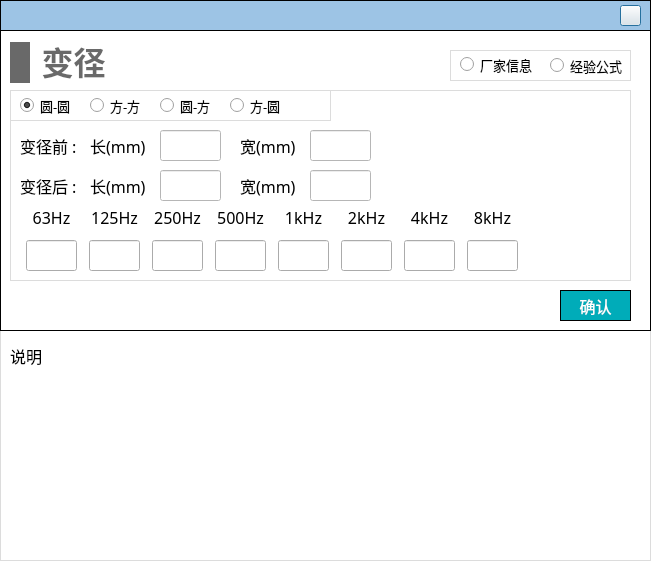
<?xml version="1.0" encoding="UTF-8"?>
<ui version="4.0">
 <class>Dialog_reducer</class>
 <widget class="QDialog" name="Dialog_reducer">
  <property name="geometry">
   <rect>
    <x>0</x>
    <y>0</y>
    <width>651</width>
    <height>561</height>
   </rect>
  </property>
  <property name="font">
   <font>
    <family>黑体</family>
   </font>
  </property>
  <property name="windowTitle">
   <string>Dialog</string>
  </property>
  <property name="styleSheet">
   <string notr="true">#Dialog_reducer
{
background-color:white;
}

QLineEdit 
{
font-family: 'Microsoft YaHei';
font-size: 13px;
}

QComboBox
{
font-family: 'Microsoft YaHei';
font-size: 13px;
}</string>
  </property>
  <widget class="QWidget" name="widget_top" native="true">
   <property name="geometry">
    <rect>
     <x>0</x>
     <y>0</y>
     <width>651</width>
     <height>31</height>
    </rect>
   </property>
   <property name="styleSheet">
    <string notr="true">#widget_top
{
border: 1px solid #000000;
background-color: rgb(157, 196, 229);
	background-color: rgb(157, 196, 229);
}</string>
   </property>
   <widget class="QPushButton" name="close">
    <property name="geometry">
     <rect>
      <x>620</x>
      <y>5</y>
      <width>21</width>
      <height>21</height>
     </rect>
    </property>
    <property name="styleSheet">
     <string notr="true">border-image: url(:/images/image/closeWindow.jpg);</string>
    </property>
    <property name="text">
     <string/>
    </property>
   </widget>
  </widget>
  <widget class="QStackedWidget" name="stackedWidget_descri">
   <property name="geometry">
    <rect>
     <x>0</x>
     <y>330</y>
     <width>651</width>
     <height>231</height>
    </rect>
   </property>
   <property name="minimumSize">
    <size>
     <width>651</width>
     <height>231</height>
    </size>
   </property>
   <property name="styleSheet">
    <string notr="true">background-color: rgb(255, 255, 255);</string>
   </property>
   <property name="currentIndex">
    <number>0</number>
   </property>
   <widget class="QWidget" name="page_circle_descri">
    <widget class="QWidget" name="widget_6" native="true">
     <property name="geometry">
      <rect>
       <x>0</x>
       <y>0</y>
       <width>651</width>
       <height>231</height>
      </rect>
     </property>
     <property name="minimumSize">
      <size>
       <width>651</width>
       <height>231</height>
      </size>
     </property>
     <property name="styleSheet">
      <string notr="true">#widget_6
{
border: 1px solid #DCDCDC;
}</string>
     </property>
     <widget class="QLabel" name="label_6">
      <property name="geometry">
       <rect>
        <x>10</x>
        <y>10</y>
        <width>41</width>
        <height>31</height>
       </rect>
      </property>
      <property name="font">
       <font>
        <family>黑体</family>
        <pointsize>12</pointsize>
       </font>
      </property>
      <property name="text">
       <string>说明</string>
      </property>
     </widget>
     <widget class="QLabel" name="label_11">
      <property name="geometry">
       <rect>
        <x>280</x>
        <y>60</y>
        <width>351</width>
        <height>121</height>
       </rect>
      </property>
      <property name="styleSheet">
       <string notr="true">border-image: url(:/images/image/reducer_formula.jpg);</string>
      </property>
      <property name="text">
       <string/>
      </property>
     </widget>
     <widget class="QLabel" name="label_12">
      <property name="geometry">
       <rect>
        <x>10</x>
        <y>50</y>
        <width>261</width>
        <height>91</height>
       </rect>
      </property>
      <property name="styleSheet">
       <string notr="true">border-image: url(:/images/image/round_reducer.jpg);</string>
      </property>
      <property name="text">
       <string/>
      </property>
     </widget>
    </widget>
   </widget>
   <widget class="QWidget" name="page_rect_descri">
    <widget class="QWidget" name="widget_9" native="true">
     <property name="geometry">
      <rect>
       <x>0</x>
       <y>0</y>
       <width>651</width>
       <height>231</height>
      </rect>
     </property>
     <property name="minimumSize">
      <size>
       <width>651</width>
       <height>231</height>
      </size>
     </property>
     <property name="styleSheet">
      <string notr="true">#widget_9
{
border: 1px solid #DCDCDC;
}</string>
     </property>
     <widget class="QLabel" name="label_8">
      <property name="geometry">
       <rect>
        <x>10</x>
        <y>10</y>
        <width>41</width>
        <height>31</height>
       </rect>
      </property>
      <property name="font">
       <font>
        <pointsize>12</pointsize>
       </font>
      </property>
      <property name="text">
       <string>说明</string>
      </property>
     </widget>
     <widget class="QLabel" name="label_9">
      <property name="geometry">
       <rect>
        <x>10</x>
        <y>50</y>
        <width>261</width>
        <height>91</height>
       </rect>
      </property>
      <property name="styleSheet">
       <string notr="true">border-image: url(:/images/image/round_reducer.jpg);</string>
      </property>
      <property name="text">
       <string/>
      </property>
     </widget>
     <widget class="QLabel" name="label_10">
      <property name="geometry">
       <rect>
        <x>280</x>
        <y>60</y>
        <width>351</width>
        <height>121</height>
       </rect>
      </property>
      <property name="styleSheet">
       <string notr="true">border-image: url(:/images/image/reducer_formula.jpg);</string>
      </property>
      <property name="text">
       <string/>
      </property>
     </widget>
    </widget>
   </widget>
   <widget class="QWidget" name="page_white"/>
  </widget>
  <widget class="QWidget" name="widget_terminal" native="true">
   <property name="geometry">
    <rect>
     <x>0</x>
     <y>30</y>
     <width>651</width>
     <height>301</height>
    </rect>
   </property>
   <property name="styleSheet">
    <string notr="true">#widget_terminal
{
border: 1px solid #000000;
}</string>
   </property>
   <widget class="QWidget" name="widget_2" native="true">
    <property name="geometry">
     <rect>
      <x>10</x>
      <y>60</y>
      <width>621</width>
      <height>191</height>
     </rect>
    </property>
    <property name="styleSheet">
     <string notr="true">#widget_2
{
border: 1px solid #DCDCDC;
}

QLabel
{
font-family: '黑体';
font-size: 16px;
}

QLineEdit
{
font-family: '黑体';
}

QRadioButton
{
font-family: '黑体';
}

QPushButton
{
font-family: '黑体';
}</string>
    </property>
    <widget class="QStackedWidget" name="stackedWidget_input">
     <property name="geometry">
      <rect>
       <x>10</x>
       <y>40</y>
       <width>351</width>
       <height>71</height>
      </rect>
     </property>
     <property name="styleSheet">
      <string notr="true">background-color: rgb(255, 255, 255);</string>
     </property>
     <property name="currentIndex">
      <number>0</number>
     </property>
     <widget class="QWidget" name="page_rect_formula">
      <widget class="QLabel" name="label_13">
       <property name="geometry">
        <rect>
         <x>70</x>
         <y>0</y>
         <width>61</width>
         <height>31</height>
        </rect>
       </property>
       <property name="font">
        <font>
         <family>黑体</family>
         <pointsize>-1</pointsize>
        </font>
       </property>
       <property name="text">
        <string>长(mm)</string>
       </property>
      </widget>
      <widget class="QLineEdit" name="lineEdit_length_before">
       <property name="geometry">
        <rect>
         <x>140</x>
         <y>0</y>
         <width>61</width>
         <height>31</height>
        </rect>
       </property>
      </widget>
      <widget class="QLineEdit" name="lineEdit_width_before">
       <property name="geometry">
        <rect>
         <x>290</x>
         <y>0</y>
         <width>61</width>
         <height>31</height>
        </rect>
       </property>
      </widget>
      <widget class="QLabel" name="label_18">
       <property name="geometry">
        <rect>
         <x>220</x>
         <y>0</y>
         <width>61</width>
         <height>31</height>
        </rect>
       </property>
       <property name="font">
        <font>
         <family>黑体</family>
         <pointsize>-1</pointsize>
        </font>
       </property>
       <property name="text">
        <string>宽(mm)</string>
       </property>
      </widget>
      <widget class="QLabel" name="label">
       <property name="geometry">
        <rect>
         <x>0</x>
         <y>0</y>
         <width>61</width>
         <height>31</height>
        </rect>
       </property>
       <property name="font">
        <font>
         <family>黑体</family>
         <pointsize>-1</pointsize>
        </font>
       </property>
       <property name="text">
        <string>变径前 :</string>
       </property>
      </widget>
      <widget class="QLabel" name="label_2">
       <property name="geometry">
        <rect>
         <x>0</x>
         <y>40</y>
         <width>61</width>
         <height>31</height>
        </rect>
       </property>
       <property name="font">
        <font>
         <family>黑体</family>
         <pointsize>-1</pointsize>
        </font>
       </property>
       <property name="text">
        <string>变径后 :</string>
       </property>
      </widget>
      <widget class="QLabel" name="label_19">
       <property name="geometry">
        <rect>
         <x>220</x>
         <y>40</y>
         <width>61</width>
         <height>31</height>
        </rect>
       </property>
       <property name="font">
        <font>
         <family>黑体</family>
         <pointsize>-1</pointsize>
        </font>
       </property>
       <property name="text">
        <string>宽(mm)</string>
       </property>
      </widget>
      <widget class="QLineEdit" name="lineEdit_length_after">
       <property name="geometry">
        <rect>
         <x>140</x>
         <y>40</y>
         <width>61</width>
         <height>31</height>
        </rect>
       </property>
      </widget>
      <widget class="QLineEdit" name="lineEdit_width_after">
       <property name="geometry">
        <rect>
         <x>290</x>
         <y>40</y>
         <width>61</width>
         <height>31</height>
        </rect>
       </property>
      </widget>
      <widget class="QLabel" name="label_14">
       <property name="geometry">
        <rect>
         <x>70</x>
         <y>40</y>
         <width>61</width>
         <height>31</height>
        </rect>
       </property>
       <property name="font">
        <font>
         <family>黑体</family>
         <pointsize>-1</pointsize>
        </font>
       </property>
       <property name="text">
        <string>长(mm)</string>
       </property>
      </widget>
     </widget>
     <widget class="QWidget" name="page_circle_formula">
      <widget class="QLineEdit" name="lineEdit_diameter_after">
       <property name="geometry">
        <rect>
         <x>160</x>
         <y>40</y>
         <width>61</width>
         <height>31</height>
        </rect>
       </property>
      </widget>
      <widget class="QLineEdit" name="lineEdit_diameter_before">
       <property name="geometry">
        <rect>
         <x>160</x>
         <y>0</y>
         <width>61</width>
         <height>31</height>
        </rect>
       </property>
      </widget>
      <widget class="QLabel" name="label_15">
       <property name="geometry">
        <rect>
         <x>70</x>
         <y>40</y>
         <width>71</width>
         <height>31</height>
        </rect>
       </property>
       <property name="font">
        <font>
         <family>黑体</family>
         <pointsize>-1</pointsize>
        </font>
       </property>
       <property name="text">
        <string>直径(mm)</string>
       </property>
      </widget>
      <widget class="QLabel" name="label_3">
       <property name="geometry">
        <rect>
         <x>0</x>
         <y>0</y>
         <width>61</width>
         <height>31</height>
        </rect>
       </property>
       <property name="font">
        <font>
         <family>黑体</family>
         <pointsize>-1</pointsize>
        </font>
       </property>
       <property name="text">
        <string>变径前 :</string>
       </property>
      </widget>
      <widget class="QLabel" name="label_16">
       <property name="geometry">
        <rect>
         <x>70</x>
         <y>0</y>
         <width>71</width>
         <height>31</height>
        </rect>
       </property>
       <property name="font">
        <font>
         <family>黑体</family>
         <pointsize>-1</pointsize>
        </font>
       </property>
       <property name="text">
        <string>直径(mm)</string>
       </property>
      </widget>
      <widget class="QLabel" name="label_5">
       <property name="geometry">
        <rect>
         <x>0</x>
         <y>40</y>
         <width>61</width>
         <height>31</height>
        </rect>
       </property>
       <property name="font">
        <font>
         <family>黑体</family>
         <pointsize>-1</pointsize>
        </font>
       </property>
       <property name="text">
        <string>变径后 :</string>
       </property>
      </widget>
     </widget>
     <widget class="QWidget" name="page_known">
      <widget class="QLabel" name="label_17">
       <property name="geometry">
        <rect>
         <x>0</x>
         <y>0</y>
         <width>31</width>
         <height>31</height>
        </rect>
       </property>
       <property name="font">
        <font>
         <family>黑体</family>
         <pointsize>-1</pointsize>
        </font>
       </property>
       <property name="text">
        <string>型号</string>
       </property>
      </widget>
      <widget class="QLineEdit" name="lineEdit_model">
       <property name="geometry">
        <rect>
         <x>50</x>
         <y>0</y>
         <width>111</width>
         <height>31</height>
        </rect>
       </property>
      </widget>
     </widget>
    </widget>
    <widget class="QWidget" name="widget_8" native="true">
     <property name="geometry">
      <rect>
       <x>0</x>
       <y>0</y>
       <width>321</width>
       <height>31</height>
      </rect>
     </property>
     <property name="styleSheet">
      <string notr="true">#widget_8
{
border: 1px solid #DCDCDC;
}</string>
     </property>
     <widget class="QRadioButton" name="radioButton_circle">
      <property name="geometry">
       <rect>
        <x>10</x>
        <y>0</y>
        <width>61</width>
        <height>31</height>
       </rect>
      </property>
      <property name="font">
       <font>
        <family>黑体</family>
        <pointsize>10</pointsize>
       </font>
      </property>
      <property name="text">
       <string>圆-圆</string>
      </property>
      <property name="checked">
       <bool>true</bool>
      </property>
     </widget>
     <widget class="QRadioButton" name="radioButton_rect">
      <property name="geometry">
       <rect>
        <x>80</x>
        <y>0</y>
        <width>61</width>
        <height>31</height>
       </rect>
      </property>
      <property name="font">
       <font>
        <family>黑体</family>
        <pointsize>10</pointsize>
       </font>
      </property>
      <property name="text">
       <string>方-方</string>
      </property>
     </widget>
     <widget class="QRadioButton" name="radioButton_rect_2">
      <property name="geometry">
       <rect>
        <x>150</x>
        <y>0</y>
        <width>61</width>
        <height>31</height>
       </rect>
      </property>
      <property name="font">
       <font>
        <family>黑体</family>
        <pointsize>10</pointsize>
       </font>
      </property>
      <property name="text">
       <string>圆-方</string>
      </property>
     </widget>
     <widget class="QRadioButton" name="radioButton_rect_3">
      <property name="geometry">
       <rect>
        <x>220</x>
        <y>0</y>
        <width>61</width>
        <height>31</height>
       </rect>
      </property>
      <property name="font">
       <font>
        <family>黑体</family>
        <pointsize>10</pointsize>
       </font>
      </property>
      <property name="text">
       <string>方-圆</string>
      </property>
     </widget>
    </widget>
    <widget class="QWidget" name="layoutWidget">
     <property name="geometry">
      <rect>
       <x>10</x>
       <y>111</y>
       <width>511</width>
       <height>72</height>
      </rect>
     </property>
     <layout class="QHBoxLayout" name="horizontalLayout">
      <item>
       <layout class="QVBoxLayout" name="verticalLayout">
        <item>
         <widget class="QLabel" name="label_7">
          <property name="minimumSize">
           <size>
            <width>51</width>
            <height>31</height>
           </size>
          </property>
          <property name="maximumSize">
           <size>
            <width>51</width>
            <height>31</height>
           </size>
          </property>
          <property name="font">
           <font>
            <family>黑体</family>
            <pointsize>-1</pointsize>
           </font>
          </property>
          <property name="text">
           <string>63Hz</string>
          </property>
          <property name="alignment">
           <set>Qt::AlignCenter</set>
          </property>
         </widget>
        </item>
        <item>
         <widget class="QLineEdit" name="lineEdit_63">
          <property name="minimumSize">
           <size>
            <width>51</width>
            <height>31</height>
           </size>
          </property>
          <property name="maximumSize">
           <size>
            <width>51</width>
            <height>31</height>
           </size>
          </property>
          <property name="alignment">
           <set>Qt::AlignCenter</set>
          </property>
          <property name="readOnly">
           <bool>true</bool>
          </property>
         </widget>
        </item>
       </layout>
      </item>
      <item>
       <layout class="QVBoxLayout" name="verticalLayout_2">
        <item>
         <widget class="QLabel" name="label_20">
          <property name="minimumSize">
           <size>
            <width>51</width>
            <height>31</height>
           </size>
          </property>
          <property name="maximumSize">
           <size>
            <width>51</width>
            <height>31</height>
           </size>
          </property>
          <property name="font">
           <font>
            <family>黑体</family>
            <pointsize>-1</pointsize>
           </font>
          </property>
          <property name="text">
           <string>125Hz</string>
          </property>
          <property name="alignment">
           <set>Qt::AlignCenter</set>
          </property>
         </widget>
        </item>
        <item>
         <widget class="QLineEdit" name="lineEdit_125">
          <property name="minimumSize">
           <size>
            <width>51</width>
            <height>31</height>
           </size>
          </property>
          <property name="maximumSize">
           <size>
            <width>51</width>
            <height>31</height>
           </size>
          </property>
          <property name="alignment">
           <set>Qt::AlignCenter</set>
          </property>
          <property name="readOnly">
           <bool>true</bool>
          </property>
         </widget>
        </item>
       </layout>
      </item>
      <item>
       <layout class="QVBoxLayout" name="verticalLayout_3">
        <item>
         <widget class="QLabel" name="label_21">
          <property name="minimumSize">
           <size>
            <width>51</width>
            <height>31</height>
           </size>
          </property>
          <property name="maximumSize">
           <size>
            <width>51</width>
            <height>31</height>
           </size>
          </property>
          <property name="font">
           <font>
            <family>黑体</family>
            <pointsize>-1</pointsize>
           </font>
          </property>
          <property name="text">
           <string>250Hz</string>
          </property>
          <property name="alignment">
           <set>Qt::AlignCenter</set>
          </property>
         </widget>
        </item>
        <item>
         <widget class="QLineEdit" name="lineEdit_250">
          <property name="minimumSize">
           <size>
            <width>51</width>
            <height>31</height>
           </size>
          </property>
          <property name="maximumSize">
           <size>
            <width>51</width>
            <height>31</height>
           </size>
          </property>
          <property name="alignment">
           <set>Qt::AlignCenter</set>
          </property>
          <property name="readOnly">
           <bool>true</bool>
          </property>
         </widget>
        </item>
       </layout>
      </item>
      <item>
       <layout class="QVBoxLayout" name="verticalLayout_4">
        <item>
         <widget class="QLabel" name="label_22">
          <property name="minimumSize">
           <size>
            <width>51</width>
            <height>31</height>
           </size>
          </property>
          <property name="maximumSize">
           <size>
            <width>51</width>
            <height>31</height>
           </size>
          </property>
          <property name="font">
           <font>
            <family>黑体</family>
            <pointsize>-1</pointsize>
           </font>
          </property>
          <property name="text">
           <string>500Hz</string>
          </property>
          <property name="alignment">
           <set>Qt::AlignCenter</set>
          </property>
         </widget>
        </item>
        <item>
         <widget class="QLineEdit" name="lineEdit_500">
          <property name="minimumSize">
           <size>
            <width>51</width>
            <height>31</height>
           </size>
          </property>
          <property name="maximumSize">
           <size>
            <width>51</width>
            <height>31</height>
           </size>
          </property>
          <property name="alignment">
           <set>Qt::AlignCenter</set>
          </property>
          <property name="readOnly">
           <bool>true</bool>
          </property>
         </widget>
        </item>
       </layout>
      </item>
      <item>
       <layout class="QVBoxLayout" name="verticalLayout_5">
        <item>
         <widget class="QLabel" name="label_23">
          <property name="minimumSize">
           <size>
            <width>51</width>
            <height>31</height>
           </size>
          </property>
          <property name="maximumSize">
           <size>
            <width>51</width>
            <height>31</height>
           </size>
          </property>
          <property name="font">
           <font>
            <family>黑体</family>
            <pointsize>-1</pointsize>
           </font>
          </property>
          <property name="text">
           <string>1kHz</string>
          </property>
          <property name="alignment">
           <set>Qt::AlignCenter</set>
          </property>
         </widget>
        </item>
        <item>
         <widget class="QLineEdit" name="lineEdit_1k">
          <property name="minimumSize">
           <size>
            <width>51</width>
            <height>31</height>
           </size>
          </property>
          <property name="maximumSize">
           <size>
            <width>51</width>
            <height>31</height>
           </size>
          </property>
          <property name="alignment">
           <set>Qt::AlignCenter</set>
          </property>
          <property name="readOnly">
           <bool>true</bool>
          </property>
         </widget>
        </item>
       </layout>
      </item>
      <item>
       <layout class="QVBoxLayout" name="verticalLayout_6">
        <property name="spacing">
         <number>6</number>
        </property>
        <item>
         <widget class="QLabel" name="label_24">
          <property name="minimumSize">
           <size>
            <width>51</width>
            <height>31</height>
           </size>
          </property>
          <property name="maximumSize">
           <size>
            <width>51</width>
            <height>31</height>
           </size>
          </property>
          <property name="font">
           <font>
            <family>黑体</family>
            <pointsize>-1</pointsize>
           </font>
          </property>
          <property name="text">
           <string>2kHz</string>
          </property>
          <property name="alignment">
           <set>Qt::AlignCenter</set>
          </property>
         </widget>
        </item>
        <item>
         <widget class="QLineEdit" name="lineEdit_2k">
          <property name="minimumSize">
           <size>
            <width>51</width>
            <height>31</height>
           </size>
          </property>
          <property name="maximumSize">
           <size>
            <width>51</width>
            <height>31</height>
           </size>
          </property>
          <property name="alignment">
           <set>Qt::AlignCenter</set>
          </property>
          <property name="readOnly">
           <bool>true</bool>
          </property>
         </widget>
        </item>
       </layout>
      </item>
      <item>
       <layout class="QVBoxLayout" name="verticalLayout_7">
        <item>
         <widget class="QLabel" name="label_">
          <property name="minimumSize">
           <size>
            <width>51</width>
            <height>31</height>
           </size>
          </property>
          <property name="maximumSize">
           <size>
            <width>51</width>
            <height>31</height>
           </size>
          </property>
          <property name="font">
           <font>
            <family>黑体</family>
            <pointsize>-1</pointsize>
           </font>
          </property>
          <property name="text">
           <string>4kHz</string>
          </property>
          <property name="alignment">
           <set>Qt::AlignCenter</set>
          </property>
         </widget>
        </item>
        <item>
         <widget class="QLineEdit" name="lineEdit_4k">
          <property name="minimumSize">
           <size>
            <width>51</width>
            <height>31</height>
           </size>
          </property>
          <property name="maximumSize">
           <size>
            <width>51</width>
            <height>31</height>
           </size>
          </property>
          <property name="alignment">
           <set>Qt::AlignCenter</set>
          </property>
          <property name="readOnly">
           <bool>true</bool>
          </property>
         </widget>
        </item>
       </layout>
      </item>
      <item>
       <layout class="QVBoxLayout" name="verticalLayout_8">
        <item>
         <widget class="QLabel" name="label_25">
          <property name="minimumSize">
           <size>
            <width>51</width>
            <height>31</height>
           </size>
          </property>
          <property name="maximumSize">
           <size>
            <width>51</width>
            <height>31</height>
           </size>
          </property>
          <property name="font">
           <font>
            <family>黑体</family>
            <pointsize>-1</pointsize>
           </font>
          </property>
          <property name="text">
           <string>8kHz</string>
          </property>
          <property name="alignment">
           <set>Qt::AlignCenter</set>
          </property>
         </widget>
        </item>
        <item>
         <widget class="QLineEdit" name="lineEdit_8k">
          <property name="minimumSize">
           <size>
            <width>51</width>
            <height>31</height>
           </size>
          </property>
          <property name="maximumSize">
           <size>
            <width>51</width>
            <height>31</height>
           </size>
          </property>
          <property name="alignment">
           <set>Qt::AlignCenter</set>
          </property>
          <property name="readOnly">
           <bool>true</bool>
          </property>
         </widget>
        </item>
       </layout>
      </item>
     </layout>
    </widget>
   </widget>
   <widget class="QPushButton" name="pushButton_confirm">
    <property name="geometry">
     <rect>
      <x>560</x>
      <y>260</y>
      <width>71</width>
      <height>31</height>
     </rect>
    </property>
    <property name="font">
     <font>
      <family>黑体</family>
      <pointsize>12</pointsize>
     </font>
    </property>
    <property name="styleSheet">
     <string notr="true">QPushButton
{
	color:#ffffff; /*文字颜色*/
    background-color: #00ACB9;/*背景色*/
    border-radius:0px; /*边框倒角*/
	border: 1px solid #000000;
}


QPushButton:hover 
{
background-color: rgb(0,142,153);
color: white;
}</string>
    </property>
    <property name="text">
     <string>确认</string>
    </property>
   </widget>
   <widget class="QWidget" name="widget_7" native="true">
    <property name="geometry">
     <rect>
      <x>450</x>
      <y>20</y>
      <width>181</width>
      <height>31</height>
     </rect>
    </property>
    <property name="styleSheet">
     <string notr="true">#widget_7
{
border: 1px solid #DCDCDC;
}</string>
    </property>
    <widget class="QRadioButton" name="radioButton_known">
     <property name="geometry">
      <rect>
       <x>10</x>
       <y>-1</y>
       <width>81</width>
       <height>31</height>
      </rect>
     </property>
     <property name="font">
      <font>
       <family>黑体</family>
       <pointsize>10</pointsize>
      </font>
     </property>
     <property name="text">
      <string>厂家信息</string>
     </property>
    </widget>
    <widget class="QRadioButton" name="radioButton_formula">
     <property name="geometry">
      <rect>
       <x>100</x>
       <y>0</y>
       <width>81</width>
       <height>31</height>
      </rect>
     </property>
     <property name="font">
      <font>
       <family>黑体</family>
       <pointsize>10</pointsize>
      </font>
     </property>
     <property name="text">
      <string>经验公式</string>
     </property>
    </widget>
   </widget>
   <widget class="QWidget" name="layoutWidget_20">
    <property name="geometry">
     <rect>
      <x>10</x>
      <y>10</y>
      <width>101</width>
      <height>45</height>
     </rect>
    </property>
    <layout class="QHBoxLayout" name="horizontalLayout_33">
     <item>
      <widget class="QLabel" name="label_46">
       <property name="minimumSize">
        <size>
         <width>20</width>
         <height>41</height>
        </size>
       </property>
       <property name="maximumSize">
        <size>
         <width>20</width>
         <height>41</height>
        </size>
       </property>
       <property name="styleSheet">
        <string notr="true">QLabel { 
border: none; 
background-color : rgb(105, 105, 105);
}</string>
       </property>
       <property name="text">
        <string/>
       </property>
      </widget>
     </item>
     <item>
      <widget class="QLabel" name="label_47">
       <property name="font">
        <font>
         <family>Microsoft YaHei</family>
         <pointsize>24</pointsize>
         <bold>true</bold>
        </font>
       </property>
       <property name="styleSheet">
        <string notr="true">QLabel { 
border: none; 
color : rgb(105, 105, 105);
}</string>
       </property>
       <property name="text">
        <string>变径</string>
       </property>
       <property name="alignment">
        <set>Qt::AlignBottom|Qt::AlignHCenter</set>
       </property>
      </widget>
     </item>
    </layout>
   </widget>
  </widget>
 </widget>
 <resources/>
 <connections/>
</ui>
